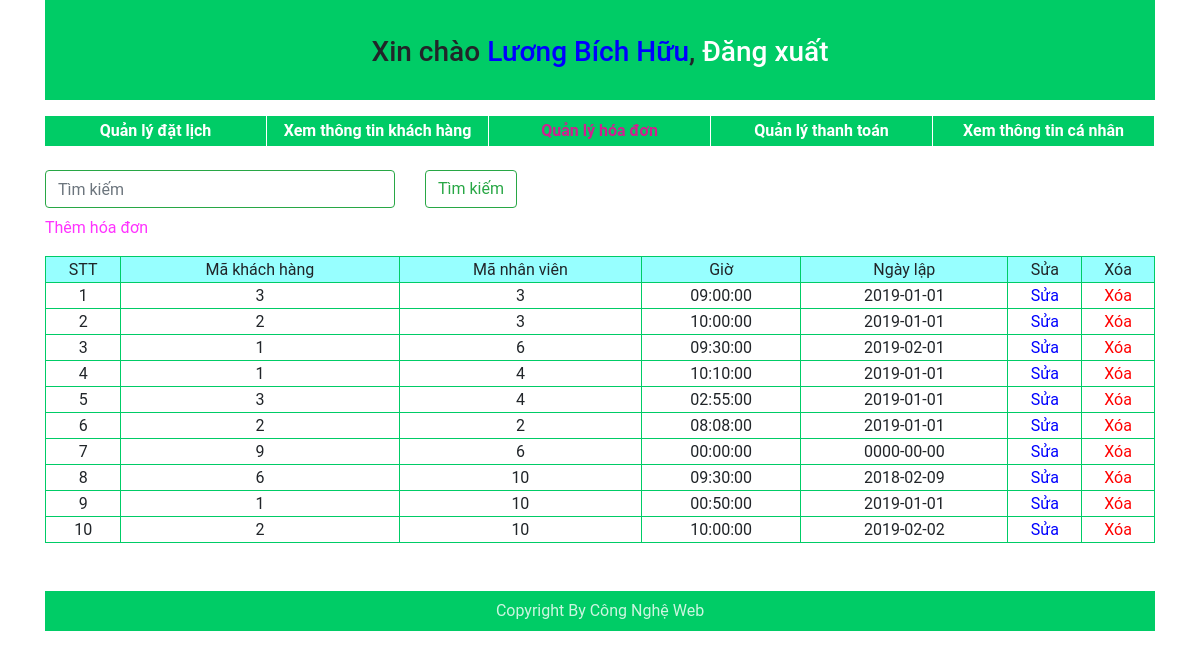
The app's page /admin/list-hd-letan.php (signed in) with its own data.
### tables this page shows
CREATE TABLE `hoadon` (
  `sohd` int(10) UNSIGNED NOT NULL,
  `makh` int(10) UNSIGNED NOT NULL,
  `manv` int(10) UNSIGNED NOT NULL,
  `gio` time NOT NULL,
  `ngaylap` date NOT NULL
);

### models/database.php (called while the page is built, shortened)
<?php
	class database
	{
		protected $host = 'localhost';
		protected $name = 'root';
		protected $pass = '';
		protected $db = 'quan-ly-tiem-cat-toc';
		protected $conn;
		protected $result;
		public function connect()
		{
			$this->conn = mysqli_connect($this->host, $this->name, $this->pass, $this->db) or die('không thể kết nối tới database');
			$this->conn->set_charset('utf8');
		}
		public function query($sql)
		{
			if($this->conn)
			{
				$this->result = mysqli_query($this->conn, $sql);
			}
		}
		public function fetch_assoc()
		{
			if($this->conn)
			{
				$row = mysqli_fetch_assoc($this->result);
				return $row;
			}
		}
	}
?>

### admin/templates/show-hd-letan.php (the view)
<?php
	echo"<tr>";
		echo"<td>$stt</td>";
		echo"<td>$row[makh]</td>";
		echo"<td>$row[manv]</td>";
		echo"<td>$row[gio]</td>";
		echo"<td>$row[ngaylap]</td>";
		echo"<td><a href='edit-list-hd-letan.php?sohd=$row[sohd]' style='color:blue;'>Sửa</a></td>";
		echo"<td><a href='del-list-hd-letan.php?sohd=$row[sohd]' onclick='return show_confirm()' style='color:red;'>Xóa</a></td>";
		echo"</tr>";
?>

### models/m-hoadon.php (shortened to what this page needs)
<?php
	include('database.php');
	class hoadon extends database
	{
		public function m_list_hd_letan()
		{
			$sql = "SELECT *
					FROM hoadon";
			$this->query($sql);
			$stt = 1;
			while($row = $this->fetch_assoc())
			{
				require("templates/show-hd-letan.php");
				$stt++;
			}
		}
	}
?>

### public/core/css/style-admin.css (style rules this page uses)
* { margin:0;padding: 0; box-sizing: border-box; }
body { font-family: Roboto, sans-serif; }
#duoi table tr { border: 1px solid #0C6; line-height: 25px; }
#duoi table td { border: 1px solid #0C6; }
tr a { text-decoration: none; }

### records on screen
hoadon: stt "1", makh "3", manv "3", gio "09:00:00", ngaylap "2019-01-01"
hoadon: stt "2", makh "2", manv "3", gio "10:00:00", ngaylap "2019-01-01"
hoadon: stt "3", makh "1", manv "6", gio "09:30:00", ngaylap "2019-02-01"
hoadon: stt "4", makh "1", manv "4", gio "10:10:00", ngaylap "2019-01-01"
hoadon: stt "5", makh "3", manv "4", gio "02:55:00", ngaylap "2019-01-01"
hoadon: stt "6", makh "2", manv "2", gio "08:08:00", ngaylap "2019-01-01"
hoadon: stt "7", makh "9", manv "6", gio "00:00:00", ngaylap "0000-00-00"
hoadon: stt "8", makh "6", manv "10", gio "09:30:00", ngaylap "2018-02-09"
hoadon: stt "9", makh "1", manv "10", gio "00:50:00", ngaylap "2019-01-01"
hoadon: stt "10", makh "2", manv "10", gio "10:00:00", ngaylap "2019-02-02"

### other values on screen
$_SESSION[name] "Lương Bích Hữu"
